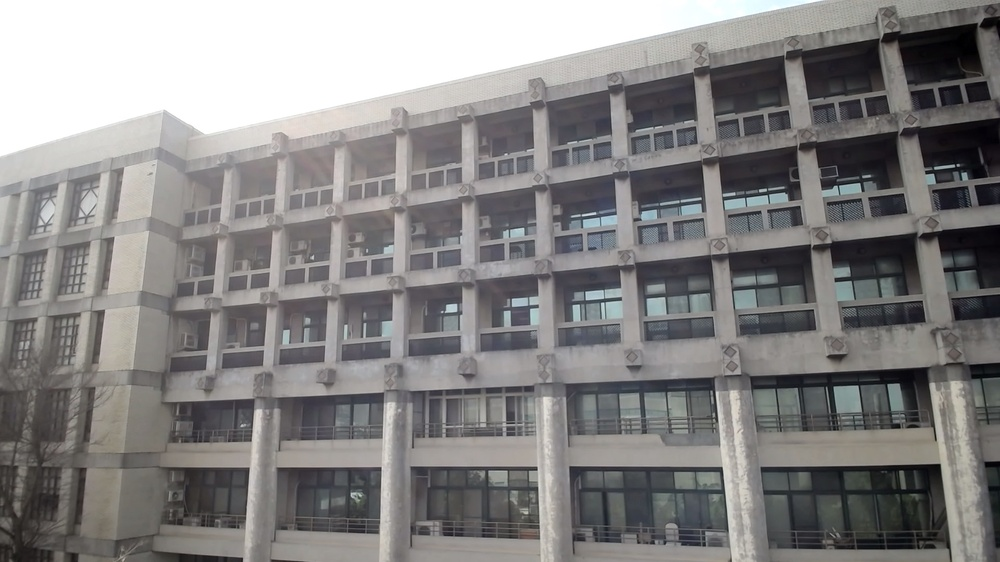
#> input picture sample-images/pano-5/pano-5-1.jpeg, 1000 x 562 px, shrunk from 1920 x 1080 before the run
$ python -i black_region_remover.py   (imports and definitions only)
#> lines starting #> are read from the running program, lines starting #| are printed output that depends on the picture; after the words box and inside, x2 and y2 are one past the last pixel; in counts of white or black regions, pixels touching at a corner belong together
#> further down, picture is the input picture: shape (562, 1000, 3); mean B, G, R 131.9, 132.2, 133.6
import cv2, imutils
import numpy as np
import logging

###

L = logging.getLogger(__name__)

###


class BlackRegionRemover(object):
	def __init__(self, stitched_img):
		self.stitched_img = stitched_img
		self.cropped_img = None

	def remove_black_region(self):
		# create a 10 pixel border surrounding the stitched image
		L.warning("[INFO] Removing black region ...")
		cropped_img = cv2.copyMakeBorder(self.stitched_img, 10, 10, 10, 10,
		                              cv2.BORDER_CONSTANT, (0, 0, 0))
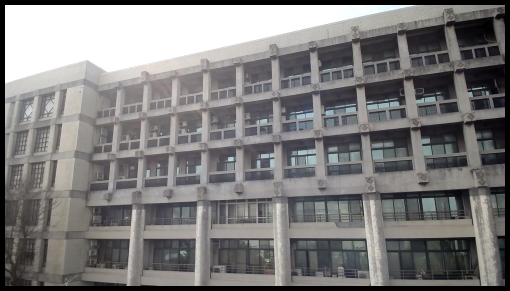
#> cropped_img: shape (582, 1020, 3) (shown at 1/2 size); mean B, G, R 124.9, 125.1, 126.5

		# convert the stitched image to grayscale and threshold it
		# such that all pixels greater than zero are set to 255
		# (foreground) while all others remain 0 (background)
		gray = cv2.cvtColor(cropped_img, cv2.COLOR_BGR2GRAY)
		thresh = cv2.threshold(gray, 0, 255, cv2.THRESH_BINARY)[1]
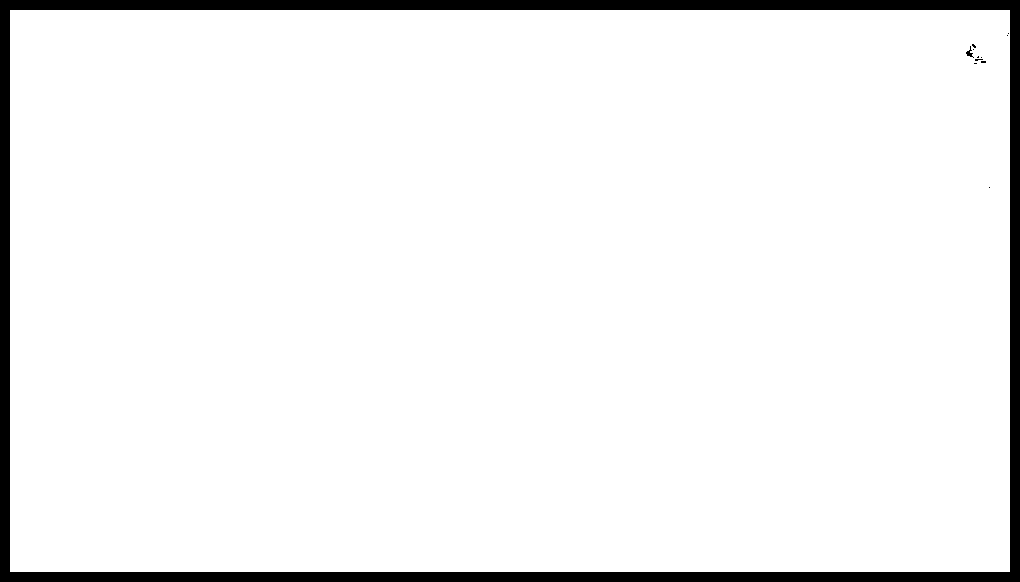
#> thresh: shape (582, 1020); 94.7% white; 12 black regions (10 under 20 px)

		# find all external contours in the threshold image then find
		# the *largest* contour which will be the contour/outline of
		# the stitched image
		cnts = cv2.findContours(thresh.copy(), cv2.RETR_EXTERNAL,
		                        cv2.CHAIN_APPROX_SIMPLE)
#> cnts = 1 contour; box (x1, y1, x2, y2) and area: (10, 10, 1010, 572) 560439
		cnts = imutils.grab_contours(cnts)
#> cnts = [[[10, 10], [10, 571], [1009, 571], [1009, 10]]]
		c = max(cnts, key=cv2.contourArea)
#> c = [[10, 10], [10, 571], [1009, 571], [1009, 10]]

		# allocate memory for the mask which will contain the
		# rectangular bounding box of the stitched image region
		mask = np.zeros(thresh.shape, dtype="uint8")
		(x, y, w, h) = cv2.boundingRect(c)
#> x = 10; y = 10; w = 1000; h = 562
		cv2.rectangle(mask, (x, y), (x + w, y + h), 255, -1)
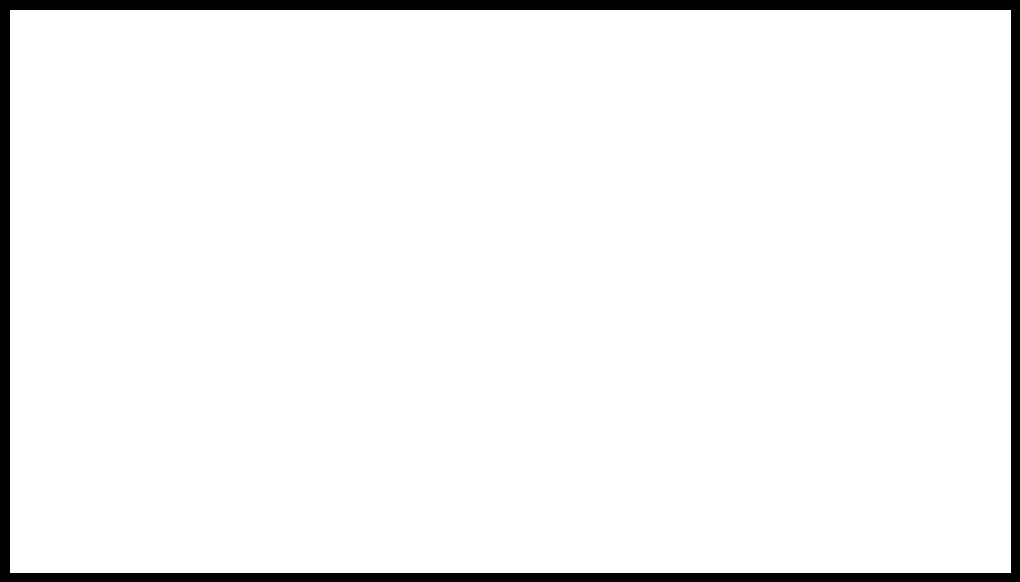
#> mask: shape (582, 1020); 94.9% white; 1 black region, box (x1, y1, x2, y2) and area: (0, 0, 1020, 582) 30077

		# create two copies of the mask: one to serve as our actual
		# minimum rectangular region and another to serve as a counter
		# for how many pixels need to be removed to form the minimum
		# rectangular region
		minRect = mask.copy()
		sub = mask.copy()

		# keep looping until there are no non-zero pixels left in the
		# subtracted image
		while cv2.countNonZero(sub) > 0:
			# erode the minimum rectangular mask and then subtract
			# the thresholded image from the minimum rectangular mask
			# so we can count if there are any non-zero pixels left
			minRect = cv2.erode(minRect, None)
			sub = cv2.subtract(minRect, thresh)
#> this loop made 44 passes
#> pass 1, in remove_black_region, `minRect = cv2.erode(minRect, None)`:
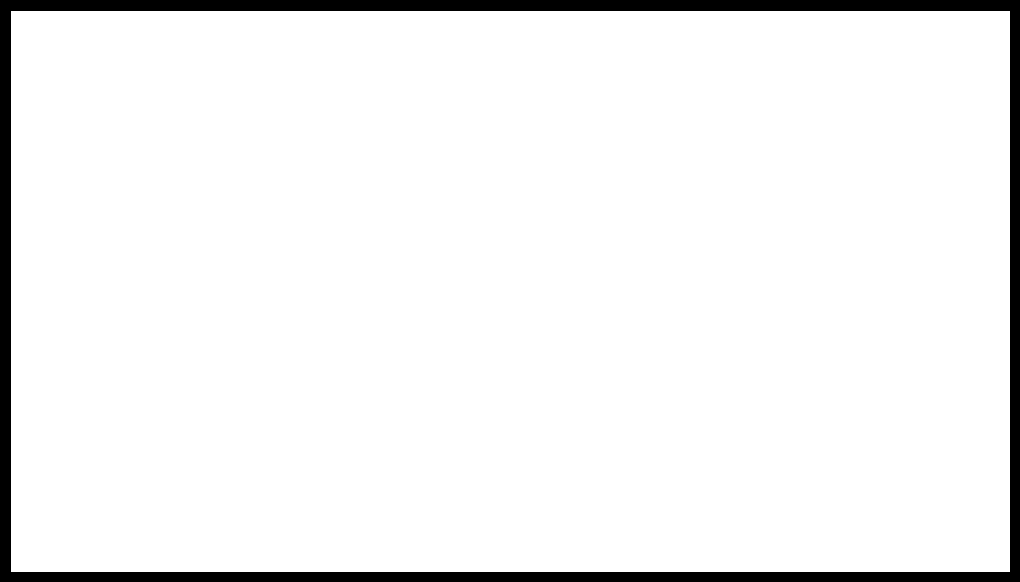
#> minRect: shape (582, 1020); 94.4% white; 1 black region, box (x1, y1, x2, y2) and area: (0, 0, 1020, 582) 33201
#> pass 1, in remove_black_region, `sub = cv2.subtract(minRect, thresh)`:
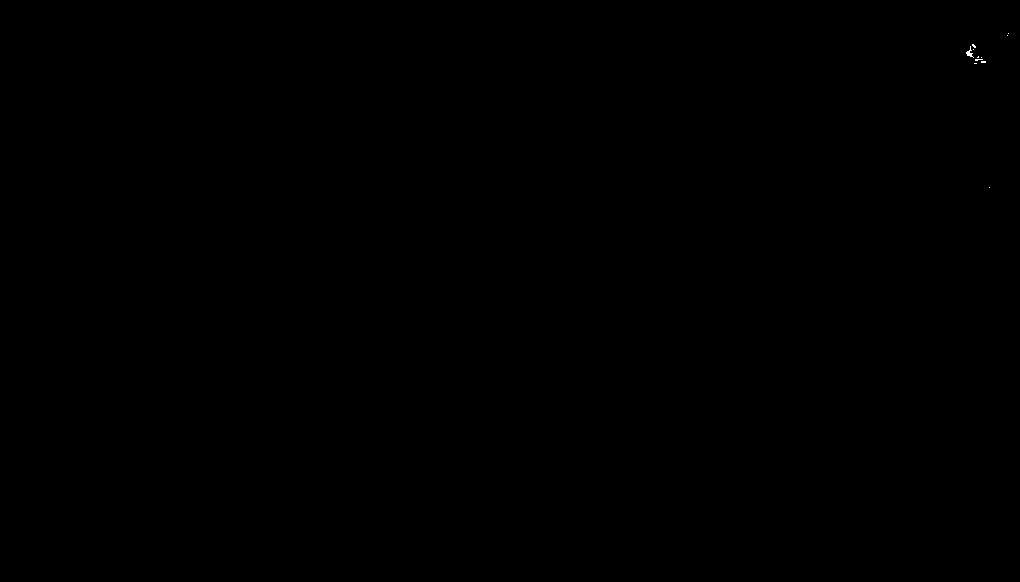
#> sub: shape (582, 1020); 0.01% white in thin lines or dots, all inside (x1, y1, x2, y2) = (966, 33, 1009, 188)
#> after the loop:
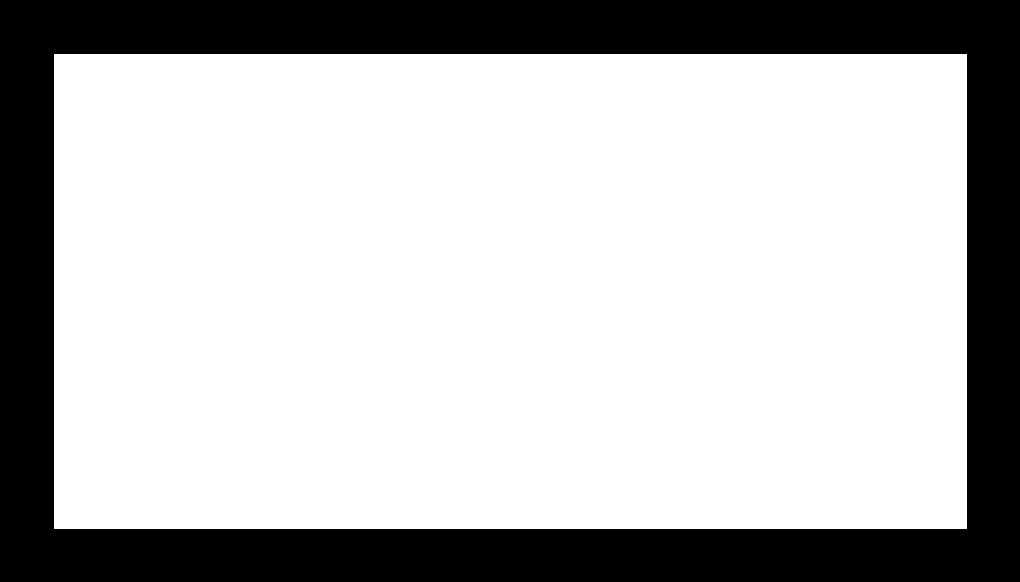
#> minRect: shape (582, 1020); 73.1% white; 1 black region

		# find contours in the minimum rectangular mask and then
		# extract the bounding box (x, y)-coordinates
		cnts = cv2.findContours(minRect.copy(), cv2.RETR_EXTERNAL,
		                        cv2.CHAIN_APPROX_SIMPLE)
#> cnts = 1 contour; box (x1, y1, x2, y2) and area: (54, 54, 967, 529) 432288
		cnts = imutils.grab_contours(cnts)
#> cnts = [[[54, 54], [54, 528], [966, 528], [966, 54]]]
		c = max(cnts, key=cv2.contourArea)
#> c = [[54, 54], [54, 528], [966, 528], [966, 54]]
		(x, y, w, h) = cv2.boundingRect(c)
#> x = 54; y = 54; w = 913; h = 475

		# use the bounding box coordinates to extract the our final
		# crop black region from stitched image
		cropped_img = cropped_img[y:y + h, x:x + w]
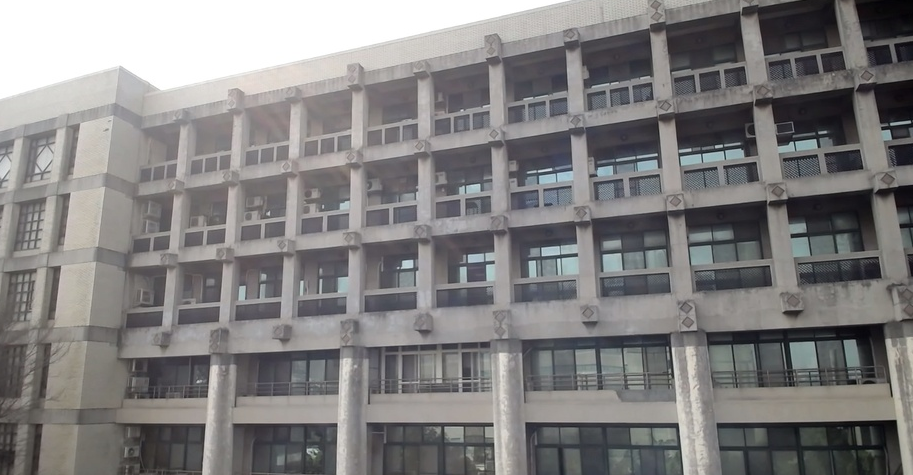
#> cropped_img: shape (475, 913, 3); mean B, G, R 128.2, 128.1, 129.5

		self.cropped_img = cropped_img

	def get_cropped_img(self):
		return self.cropped_img

>>> import cv2
>>> picture = cv2.imread('../../sample-images/pano-5/pano-5-1.jpeg')
>>> result = BlackRegionRemover(picture).remove_black_region()
